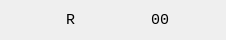
<?xml version="1.0" encoding="UTF-8"?>
<ui version="4.0">
 <class>RegisterView</class>
 <widget class="QWidget" name="RegisterView">
  <property name="geometry">
   <rect>
    <x>0</x>
    <y>0</y>
    <width>226</width>
    <height>34</height>
   </rect>
  </property>
  <layout class="QHBoxLayout" name="horizontalLayout">
   <property name="sizeConstraint">
    <enum>QLayout::SetMinimumSize</enum>
   </property>
   <item>
    <widget class="QLabel" name="name">
     <property name="sizePolicy">
      <sizepolicy hsizetype="Minimum" vsizetype="Minimum">
       <horstretch>0</horstretch>
       <verstretch>0</verstretch>
      </sizepolicy>
     </property>
     <property name="font">
      <font>
       <family>Monospace</family>
       <pointsize>11</pointsize>
      </font>
     </property>
     <property name="text">
      <string>R</string>
     </property>
     <property name="alignment">
      <set>Qt::AlignRight|Qt::AlignTrailing|Qt::AlignVCenter</set>
     </property>
    </widget>
   </item>
   <item>
    <widget class="BitsView" name="bitsView" native="true">
     <property name="sizePolicy">
      <sizepolicy hsizetype="Minimum" vsizetype="Minimum">
       <horstretch>0</horstretch>
       <verstretch>0</verstretch>
      </sizepolicy>
     </property>
    </widget>
   </item>
   <item>
    <widget class="QLabel" name="value">
     <property name="sizePolicy">
      <sizepolicy hsizetype="Minimum" vsizetype="Minimum">
       <horstretch>0</horstretch>
       <verstretch>0</verstretch>
      </sizepolicy>
     </property>
     <property name="font">
      <font>
       <family>Monospace</family>
       <pointsize>11</pointsize>
      </font>
     </property>
     <property name="text">
      <string>00</string>
     </property>
    </widget>
   </item>
  </layout>
 </widget>
 <customwidgets>
  <customwidget>
   <class>BitsView</class>
   <extends>QWidget</extends>
   <header>views/BitsView.h</header>
   <container>1</container>
  </customwidget>
 </customwidgets>
 <resources/>
 <connections/>
</ui>
